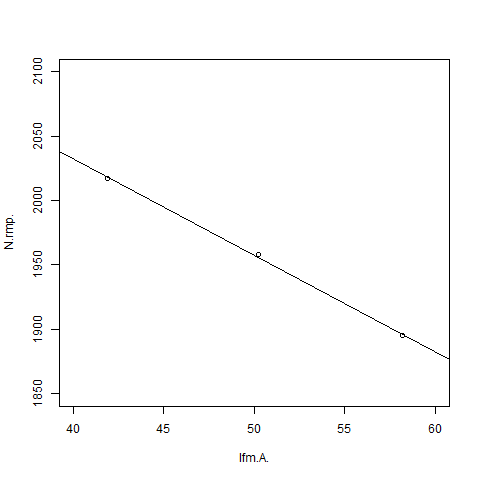

Write R code to recreate this figure.
#入出力の設定
file.in <- "K_IfmN.csv"
file.out <- "K_IfmN.png"

#ファイルの読み込み
box <- read.csv(file.in,header=T)

#グラフ作成解析近似直線の追加
lab <- strsplit(colnames(box),"\n")
plot(box[,1],box[,2],xlab=lab[1],ylab=lab[2],xlim=c(40,60),ylim=c(1850,2100))
box.lm<-lm(box[,2]~box[,1],box)
abline(box.lm)

#凡例等の加算

#画像出力
dev.copy(png,file.out)
dev.off()
